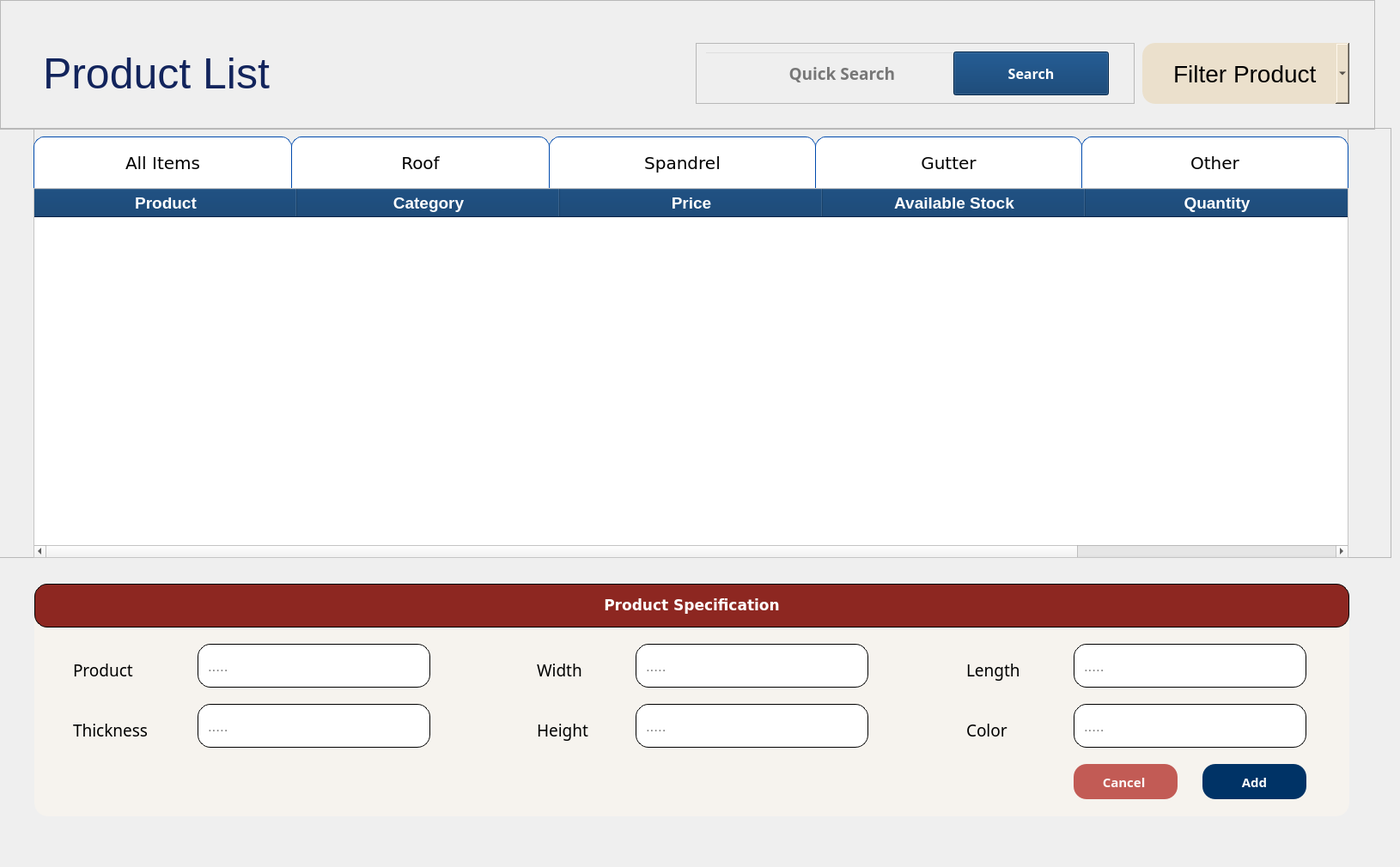
   <widget class="QWidget" name="Product_List">
    <widget class="QFrame" name="frame_45">
     <property name="geometry">
      <rect>
       <x>0</x>
       <y>0</y>
       <width>1601</width>
       <height>151</height>
      </rect>
     </property>
     <property name="frameShape">
      <enum>QFrame::StyledPanel</enum>
     </property>
     <property name="frameShadow">
      <enum>QFrame::Raised</enum>
     </property>
     <widget class="QComboBox" name="comboBox_filterProduct_List">
      <property name="geometry">
       <rect>
        <x>1330</x>
        <y>50</y>
        <width>241</width>
        <height>71</height>
       </rect>
      </property>
      <property name="font">
       <font>
        <pointsize>-1</pointsize>
       </font>
      </property>
      <property name="styleSheet">
       <string notr="true">    background-color: #ebe0cc;
    border-radius: 15px;
font-size:28px;
text-align: center;</string>
      </property>
      <property name="currentText">
       <string>    Filter Product</string>
      </property>
      <item>
       <property name="text">
        <string>    Filter Product</string>
       </property>
      </item>
      <item>
       <property name="text">
        <string>Roof</string>
       </property>
      </item>
      <item>
       <property name="text">
        <string>Spandrel</string>
       </property>
      </item>
      <item>
       <property name="text">
        <string>Gutter</string>
       </property>
      </item>
      <item>
       <property name="text">
        <string>Others</string>
       </property>
      </item>
     </widget>
     <widget class="QFrame" name="frame_4">
      <property name="geometry">
       <rect>
        <x>810</x>
        <y>50</y>
        <width>511</width>
        <height>71</height>
       </rect>
      </property>
      <property name="frameShape">
       <enum>QFrame::StyledPanel</enum>
      </property>
      <property name="frameShadow">
       <enum>QFrame::Raised</enum>
      </property>
      <widget class="QLineEdit" name="lineEdit__QuicksearchProduct">
       <property name="geometry">
        <rect>
         <x>10</x>
         <y>10</y>
         <width>291</width>
         <height>51</height>
        </rect>
       </property>
       <property name="font">
        <font>
         <family>Montserrat ExtraBold</family>
         <pointsize>14</pointsize>
         <weight>75</weight>
         <bold>true</bold>
        </font>
       </property>
       <property name="styleSheet">
        <string notr="true">
    background-color: transparent;
    color: black;
    padding: 2px;
    text-align: center;



</string>
       </property>
       <property name="alignment">
        <set>Qt::AlignCenter</set>
       </property>
       <property name="placeholderText">
        <string>      Quick Search</string>
       </property>
       <property name="clearButtonEnabled">
        <bool>false</bool>
       </property>
      </widget>
      <widget class="QLabel" name="label_18">
       <property name="geometry">
        <rect>
         <x>10</x>
         <y>10</y>
         <width>71</width>
         <height>51</height>
        </rect>
       </property>
       <property name="styleSheet">
        <string notr="true">background: transparent;
padding: 5;
</string>
       </property>
       <property name="text">
        <string/>
       </property>
       <property name="pixmap">
        <pixmap>../../Cashier UI/JJ-ELEVATE-Final-Project-main/ui/resources/images/search.png</pixmap>
       </property>
       <property name="scaledContents">
        <bool>true</bool>
       </property>
      </widget>
      <widget class="QPushButton" name="pushButton_searchProduct">
       <property name="geometry">
        <rect>
         <x>300</x>
         <y>10</y>
         <width>181</width>
         <height>51</height>
        </rect>
       </property>
       <property name="font">
        <font>
         <family>Montserrat ExtraBold</family>
         <pointsize>12</pointsize>
         <weight>75</weight>
         <bold>true</bold>
        </font>
       </property>
       <property name="styleSheet">
        <string notr="true">    QPushButton {
        background-color: #003366;
        color: white;
        padding: 2px;
        text-align: center;
    }
    QPushButton:hover {
        background-color: rgba(0, 51, 102, 0.9);
    }</string>
       </property>
       <property name="text">
        <string>Search</string>
       </property>
      </widget>
     </widget>
     <widget class="QLabel" name="orderReportText">
      <property name="geometry">
       <rect>
        <x>50</x>
        <y>50</y>
        <width>761</width>
        <height>71</height>
       </rect>
      </property>
      <property name="styleSheet">
       <string notr="true">color: #12245c;
font-family: &quot;Arial Black&quot;, Arial, sans-serif; 
background: transparent;
font-size: 50px;</string>
      </property>
      <property name="text">
       <string>Product List</string>
      </property>
     </widget>
    </widget>
    <widget class="QFrame" name="frame">
     <property name="geometry">
      <rect>
       <x>-1</x>
       <y>149</y>
       <width>1621</width>
       <height>501</height>
      </rect>
     </property>
     <property name="frameShape">
      <enum>QFrame::StyledPanel</enum>
     </property>
     <property name="frameShadow">
      <enum>QFrame::Raised</enum>
     </property>
     <widget class="QFrame" name="frame_12">
      <property name="geometry">
       <rect>
        <x>40</x>
        <y>0</y>
        <width>1531</width>
        <height>71</height>
       </rect>
      </property>
      <property name="frameShape">
       <enum>QFrame::StyledPanel</enum>
      </property>
      <property name="frameShadow">
       <enum>QFrame::Raised</enum>
      </property>
      <widget class="QPushButton" name="pushButton_Inventory_ALL_ITEMS_table">
       <property name="geometry">
        <rect>
         <x>0</x>
         <y>10</y>
         <width>301</width>
         <height>61</height>
        </rect>
       </property>
       <property name="font">
        <font>
         <family>Verdana</family>
         <pointsize>15</pointsize>
        </font>
       </property>
       <property name="styleSheet">
        <string notr="true">/* Default Inactive Buttons */
QPushButton {
    background-color: #ffffff;
    color: black;
    border: 1px solid #004aad; 
    padding: 10px;
    font-family: &quot;Verdana&quot;, sans-serif; 
    text-align: center;
    border-top-left-radius: 12px;
    border-top-right-radius: 12px;
    border-bottom-left-radius: 0px;
    border-bottom-right-radius: 0px;
}

/* Hover Effect on Inactive Buttons */
QPushButton:hover {
    background-color: #903929;
    color: white;
    font-weight: 700;
    border: 1px solid #903929; 
}

/* Active Table View Button */
QPushButton.activeButton {
    background-color: #903929;
    color: white;
    font-weight: 700;
    border: 1px solid #903929;
}

/* Active Action Button (Add/Edit/Delete) */
QPushButton.activeActionButton {
    background-color: #c25b55;
    color: black;
    border-radius: 10px;
    padding: 2px;
}</string>
       </property>
       <property name="text">
        <string>All Items</string>
       </property>
      </widget>
      <widget class="QPushButton" name="pushButton_Inventory_ROOF_table">
       <property name="geometry">
        <rect>
         <x>300</x>
         <y>10</y>
         <width>301</width>
         <height>61</height>
        </rect>
       </property>
       <property name="font">
        <font>
         <family>Verdana</family>
         <pointsize>15</pointsize>
        </font>
       </property>
       <property name="styleSheet">
        <string notr="true">/* Default Inactive Buttons */
QPushButton {
    background-color: #ffffff;
    color: black;
    border: 1px solid #004aad; 
    padding: 10px;
    font-family: &quot;Verdana&quot;, sans-serif; 
    text-align: center;
    border-top-left-radius: 12px;
    border-top-right-radius: 12px;
    border-bottom-left-radius: 0px;
    border-bottom-right-radius: 0px;
}

/* Hover Effect on Inactive Buttons */
QPushButton:hover {
    background-color: #903929;
    color: white;
    font-weight: 700;
    border: 1px solid #903929; 
}

/* Active Table View Button */
QPushButton.activeButton {
    background-color: #903929;
    color: white;
    font-weight: 700;
    border: 1px solid #903929;
}

/* Active Action Button (Add/Edit/Delete) */
QPushButton.activeActionButton {
    background-color: #c25b55;
    color: black;
    border-radius: 10px;
    padding: 2px;
}</string>
       </property>
       <property name="text">
        <string>Roof</string>
       </property>
      </widget>
      <widget class="QPushButton" name="pushButton_Inventory_SPANDREL_table">
       <property name="geometry">
        <rect>
         <x>600</x>
         <y>10</y>
         <width>311</width>
         <height>61</height>
        </rect>
       </property>
       <property name="font">
        <font>
         <family>Verdana</family>
         <pointsize>15</pointsize>
        </font>
       </property>
       <property name="styleSheet">
        <string notr="true">/* Default Inactive Buttons */
QPushButton {
    background-color: #ffffff;
    color: black;
    border: 1px solid #004aad; 
    padding: 10px;
    font-family: &quot;Verdana&quot;, sans-serif; 
    text-align: center;
    border-top-left-radius: 12px;
    border-top-right-radius: 12px;
    border-bottom-left-radius: 0px;
    border-bottom-right-radius: 0px;
}

/* Hover Effect on Inactive Buttons */
QPushButton:hover {
    background-color: #903929;
    color: white;
    font-weight: 700;
    border: 1px solid #903929; 
}

/* Active Table View Button */
QPushButton.activeButton {
    background-color: #903929;
    color: white;
    font-weight: 700;
    border: 1px solid #903929;
}

/* Active Action Button (Add/Edit/Delete) */
QPushButton.activeActionButton {
    background-color: #c25b55;
    color: black;
    border-radius: 10px;
    padding: 2px;
}</string>
       </property>
       <property name="text">
        <string>Spandrel</string>
       </property>
      </widget>
      <widget class="QPushButton" name="pushButton_Inventory_GUTTER_table">
       <property name="geometry">
        <rect>
         <x>910</x>
         <y>10</y>
         <width>311</width>
         <height>61</height>
        </rect>
       </property>
       <property name="font">
        <font>
         <family>Verdana</family>
         <pointsize>15</pointsize>
        </font>
       </property>
       <property name="styleSheet">
        <string notr="true">/* Default Inactive Buttons */
QPushButton {
    background-color: #ffffff;
    color: black;
    border: 1px solid #004aad; 
    padding: 10px;
    font-family: &quot;Verdana&quot;, sans-serif; 
    text-align: center;
    border-top-left-radius: 12px;
    border-top-right-radius: 12px;
    border-bottom-left-radius: 0px;
    border-bottom-right-radius: 0px;
}

/* Hover Effect on Inactive Buttons */
QPushButton:hover {
    background-color: #903929;
    color: white;
    font-weight: 700;
    border: 1px solid #903929; 
}

/* Active Table View Button */
QPushButton.activeButton {
    background-color: #903929;
    color: white;
    font-weight: 700;
    border: 1px solid #903929;
}

/* Active Action Button (Add/Edit/Delete) */
QPushButton.activeActionButton {
    background-color: #c25b55;
    color: black;
    border-radius: 10px;
    padding: 2px;
}</string>
       </property>
       <property name="text">
        <string>Gutter</string>
       </property>
      </widget>
      <widget class="QPushButton" name="pushButton_Inventory_OTHER_table">
       <property name="geometry">
        <rect>
         <x>1220</x>
         <y>10</y>
         <width>311</width>
         <height>61</height>
        </rect>
       </property>
       <property name="font">
        <font>
         <family>Verdana</family>
         <pointsize>15</pointsize>
        </font>
       </property>
       <property name="styleSheet">
        <string notr="true">/* Default Inactive Buttons */
QPushButton {
    background-color: #ffffff;
    color: black;
    border: 1px solid #004aad; 
    padding: 10px;
    font-family: &quot;Verdana&quot;, sans-serif; 
    text-align: center;
    border-top-left-radius: 12px;
    border-top-right-radius: 12px;
    border-bottom-left-radius: 0px;
    border-bottom-right-radius: 0px;
}

/* Hover Effect on Inactive Buttons */
QPushButton:hover {
    background-color: #903929;
    color: white;
    font-weight: 700;
    border: 1px solid #903929; 
}

/* Active Table View Button */
QPushButton.activeButton {
    background-color: #903929;
    color: white;
    font-weight: 700;
    border: 1px solid #903929;
}

/* Active Action Button (Add/Edit/Delete) */
QPushButton.activeActionButton {
    background-color: #c25b55;
    color: black;
    border-radius: 10px;
    padding: 2px;
}</string>
       </property>
       <property name="text">
        <string>Other</string>
       </property>
      </widget>
     </widget>
     <widget class="QTableWidget" name="tableWidget_Product_List">
      <property name="geometry">
       <rect>
        <x>40</x>
        <y>70</y>
        <width>1531</width>
        <height>431</height>
       </rect>
      </property>
      <property name="font">
       <font>
        <family>MS Shell Dlg 2</family>
        <pointsize>14</pointsize>
       </font>
      </property>
      <property name="styleSheet">
       <string notr="true">QTableWidget {
    background-color: white;
    gridline-color: lightgray;
}

QHeaderView::section {
    background-color: #003366; 
    color: #ffffff;
    font-weight: bold;
padding: 3;
}
</string>
      </property>
      <attribute name="horizontalHeaderDefaultSectionSize">
       <number>306</number>
      </attribute>
      <column>
       <property name="text">
        <string>Product</string>
       </property>
       <property name="font">
        <font>
         <family>MS Shell Dlg 2</family>
         <pointsize>14</pointsize>
        </font>
       </property>
      </column>
      <column>
       <property name="text">
        <string>Category</string>
       </property>
       <property name="font">
        <font>
         <family>MS Shell Dlg 2</family>
         <pointsize>14</pointsize>
        </font>
       </property>
      </column>
      <column>
       <property name="text">
        <string>Price</string>
       </property>
       <property name="font">
        <font>
         <family>MS Shell Dlg 2</family>
         <pointsize>14</pointsize>
        </font>
       </property>
      </column>
      <column>
       <property name="text">
        <string>Available Stock</string>
       </property>
       <property name="font">
        <font>
         <family>MS Shell Dlg 2</family>
         <pointsize>14</pointsize>
        </font>
       </property>
      </column>
      <column>
       <property name="text">
        <string>Quantity</string>
       </property>
       <property name="font">
        <font>
         <family>MS Shell Dlg 2</family>
         <pointsize>14</pointsize>
        </font>
       </property>
      </column>
     </widget>
    </widget>
    <widget class="QFrame" name="frame_2">
     <property name="geometry">
      <rect>
       <x>0</x>
       <y>650</y>
       <width>1621</width>
       <height>351</height>
      </rect>
     </property>
     <property name="styleSheet">
      <string notr="true">background: transparent;</string>
     </property>
     <property name="frameShape">
      <enum>QFrame::StyledPanel</enum>
     </property>
     <property name="frameShadow">
      <enum>QFrame::Raised</enum>
     </property>
     <widget class="QFrame" name="frame_46">
      <property name="geometry">
       <rect>
        <x>40</x>
        <y>30</y>
        <width>1531</width>
        <height>271</height>
       </rect>
      </property>
      <property name="styleSheet">
       <string notr="true">
    background-color: #f6f3ee;
	border-radius: 16;
    padding: 10px;

</string>
      </property>
      <property name="frameShape">
       <enum>QFrame::StyledPanel</enum>
      </property>
      <property name="frameShadow">
       <enum>QFrame::Raised</enum>
      </property>
      <widget class="QLabel" name="label_644">
       <property name="geometry">
        <rect>
         <x>30</x>
         <y>70</y>
         <width>141</width>
         <height>61</height>
        </rect>
       </property>
       <property name="font">
        <font>
         <family>Poppins Medium</family>
         <pointsize>14</pointsize>
         <weight>50</weight>
         <bold>false</bold>
        </font>
       </property>
       <property name="styleSheet">
        <string notr="true">    background-color: transparent;
</string>
       </property>
       <property name="text">
        <string>Product      </string>
       </property>
      </widget>
      <widget class="QPushButton" name="pushButton_Save_OTHERedit">
       <property name="geometry">
        <rect>
         <x>0</x>
         <y>0</y>
         <width>1531</width>
         <height>51</height>
        </rect>
       </property>
       <property name="font">
        <font>
         <family>Verdana</family>
         <pointsize>13</pointsize>
         <weight>75</weight>
         <bold>true</bold>
        </font>
       </property>
       <property name="styleSheet">
        <string notr="true">
    background-color: #8d2721;
    color: white;
    border-radius: 15px;
    border: 1px solid #000000;
    padding: 9px;
    text-align: center;

</string>
       </property>
       <property name="text">
        <string>Product Specification</string>
       </property>
      </widget>
      <widget class="QLabel" name="label_645">
       <property name="geometry">
        <rect>
         <x>30</x>
         <y>140</y>
         <width>151</width>
         <height>61</height>
        </rect>
       </property>
       <property name="font">
        <font>
         <family>Poppins Medium</family>
         <pointsize>14</pointsize>
         <weight>50</weight>
         <bold>false</bold>
        </font>
       </property>
       <property name="styleSheet">
        <string notr="true">    background-color: transparent;
</string>
       </property>
       <property name="text">
        <string>Thickness         </string>
       </property>
      </widget>
      <widget class="QLineEdit" name="OrderInput_Product">
       <property name="geometry">
        <rect>
         <x>190</x>
         <y>70</y>
         <width>271</width>
         <height>51</height>
        </rect>
       </property>
       <property name="font">
        <font>
         <pointsize>13</pointsize>
        </font>
       </property>
       <property name="styleSheet">
        <string notr="true">    background-color: #ffffff;
    color: black;
    border-radius: 15px;
border: 1px solid #000000; 
    padding: 9px;
</string>
       </property>
       <property name="placeholderText">
        <string>.....</string>
       </property>
      </widget>
      <widget class="QLineEdit" name="OrderInput_Thickness">
       <property name="geometry">
        <rect>
         <x>190</x>
         <y>140</y>
         <width>271</width>
         <height>51</height>
        </rect>
       </property>
       <property name="font">
        <font>
         <pointsize>13</pointsize>
        </font>
       </property>
       <property name="styleSheet">
        <string notr="true">    background-color: #ffffff;
    color: black;
    border-radius: 15px;
border: 1px solid #000000; 
    padding: 9px;
</string>
       </property>
       <property name="placeholderText">
        <string>.....</string>
       </property>
      </widget>
      <widget class="QLabel" name="label_646">
       <property name="geometry">
        <rect>
         <x>570</x>
         <y>70</y>
         <width>151</width>
         <height>61</height>
        </rect>
       </property>
       <property name="font">
        <font>
         <family>Poppins Medium</family>
         <pointsize>14</pointsize>
         <weight>50</weight>
         <bold>false</bold>
        </font>
       </property>
       <property name="styleSheet">
        <string notr="true">    background-color: transparent;
</string>
       </property>
       <property name="text">
        <string>Width</string>
       </property>
      </widget>
      <widget class="QLineEdit" name="OrderInput_Width">
       <property name="geometry">
        <rect>
         <x>700</x>
         <y>70</y>
         <width>271</width>
         <height>51</height>
        </rect>
       </property>
       <property name="font">
        <font>
         <pointsize>13</pointsize>
        </font>
       </property>
       <property name="styleSheet">
        <string notr="true">    background-color: #ffffff;
    color: black;
    border-radius: 15px;
border: 1px solid #000000; 
    padding: 9px;
</string>
       </property>
       <property name="placeholderText">
        <string>.....</string>
       </property>
      </widget>
      <widget class="QLineEdit" name="OrderInput_Length">
       <property name="geometry">
        <rect>
         <x>1210</x>
         <y>70</y>
         <width>271</width>
         <height>51</height>
        </rect>
       </property>
       <property name="font">
        <font>
         <pointsize>13</pointsize>
        </font>
       </property>
       <property name="styleSheet">
        <string notr="true">    background-color: #ffffff;
    color: black;
    border-radius: 15px;
border: 1px solid #000000; 
    padding: 9px;
</string>
       </property>
       <property name="placeholderText">
        <string>.....</string>
       </property>
      </widget>
      <widget class="QLabel" name="label_647">
       <property name="geometry">
        <rect>
         <x>1070</x>
         <y>70</y>
         <width>131</width>
         <height>61</height>
        </rect>
       </property>
       <property name="font">
        <font>
         <family>Poppins Medium</family>
         <pointsize>14</pointsize>
         <weight>50</weight>
         <bold>false</bold>
        </font>
       </property>
       <property name="styleSheet">
        <string notr="true">    background-color: transparent;
</string>
       </property>
       <property name="text">
        <string>Length</string>
       </property>
      </widget>
      <widget class="QLabel" name="label_648">
       <property name="geometry">
        <rect>
         <x>570</x>
         <y>140</y>
         <width>131</width>
         <height>61</height>
        </rect>
       </property>
       <property name="font">
        <font>
         <family>Poppins Medium</family>
         <pointsize>14</pointsize>
         <weight>50</weight>
         <bold>false</bold>
        </font>
       </property>
       <property name="styleSheet">
        <string notr="true">    background-color: transparent;
</string>
       </property>
       <property name="text">
        <string>Height</string>
       </property>
      </widget>
      <widget class="QLineEdit" name="OrderInput_Height">
       <property name="geometry">
        <rect>
         <x>700</x>
         <y>140</y>
         <width>271</width>
         <height>51</height>
        </rect>
       </property>
       <property name="font">
        <font>
         <pointsize>13</pointsize>
        </font>
       </property>
       <property name="styleSheet">
        <string notr="true">    background-color: #ffffff;
    color: black;
    border-radius: 15px;
border: 1px solid #000000; 
    padding: 9px;
</string>
       </property>
       <property name="placeholderText">
        <string>.....</string>
       </property>
      </widget>
      <widget class="QLabel" name="label_649">
       <property name="geometry">
        <rect>
         <x>1070</x>
         <y>140</y>
         <width>111</width>
         <height>61</height>
        </rect>
       </property>
       <property name="font">
        <font>
         <family>Poppins Medium</family>
         <pointsize>14</pointsize>
         <weight>50</weight>
         <bold>false</bold>
        </font>
       </property>
       <property name="styleSheet">
        <string notr="true">    background-color: transparent;
</string>
       </property>
       <property name="text">
        <string>Color</string>
       </property>
      </widget>
      <widget class="QLineEdit" name="OrderInput_Color">
       <property name="geometry">
        <rect>
         <x>1210</x>
         <y>140</y>
         <width>271</width>
         <height>51</height>
        </rect>
       </property>
       <property name="font">
        <font>
         <pointsize>13</pointsize>
        </font>
       </property>
       <property name="styleSheet">
        <string notr="true">    background-color: #ffffff;
    color: black;
    border-radius: 15px;
border: 1px solid #000000; 
    padding: 9px;
</string>
       </property>
       <property name="placeholderText">
        <string>.....</string>
       </property>
      </widget>
      <widget class="QPushButton" name="Add_Order">
       <property name="geometry">
        <rect>
         <x>1360</x>
         <y>210</y>
         <width>121</width>
         <height>41</height>
        </rect>
       </property>
       <property name="font">
        <font>
         <family>Montserrat Black</family>
         <pointsize>11</pointsize>
         <weight>75</weight>
         <bold>true</bold>
        </font>
       </property>
       <property name="styleSheet">
        <string notr="true">/* Default Inactive Button */
QPushButton {
    background-color: #003366;
    color: #fefefe;
    border-radius: 15px;
    padding: 9px;
    text-align: center;
}

/* Hover Effect on Inactive Buttons */
QPushButton:hover {
    background-color: rgba(0, 51, 102, 0.9); /* 90% opacity of #003366 */
}</string>
       </property>
       <property name="text">
        <string>Add</string>
       </property>
      </widget>
      <widget class="QPushButton" name="Cancel_Order">
       <property name="geometry">
        <rect>
         <x>1210</x>
         <y>210</y>
         <width>121</width>
         <height>41</height>
        </rect>
       </property>
       <property name="font">
        <font>
         <family>Montserrat Black</family>
         <pointsize>11</pointsize>
         <weight>75</weight>
         <bold>true</bold>
        </font>
       </property>
       <property name="styleSheet">
        <string notr="true">/* Default Inactive Button */
QPushButton {
    background-color: #c25b55;
    color: #fefefe;
    border-radius: 15px;
    padding: 9px;
    text-align: center;
}

/* Hover Effect on Inactive Buttons */
QPushButton:hover {
    background-color: rgba(194, 91, 85, 0.9); /* 90% opacity of #c25b55 */
}</string>
       </property>
       <property name="text">
        <string>Cancel </string>
       </property>
      </widget>
     </widget>
    </widget>
   </widget>
